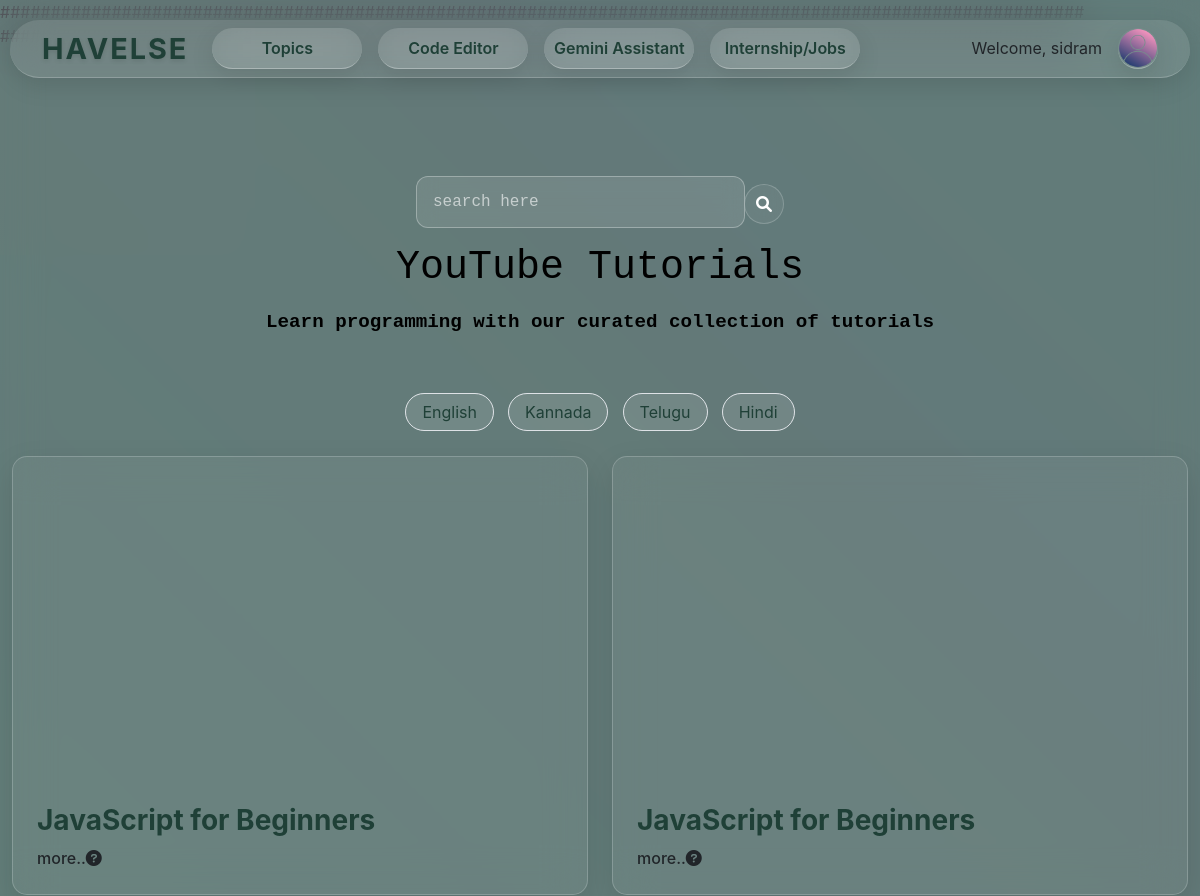
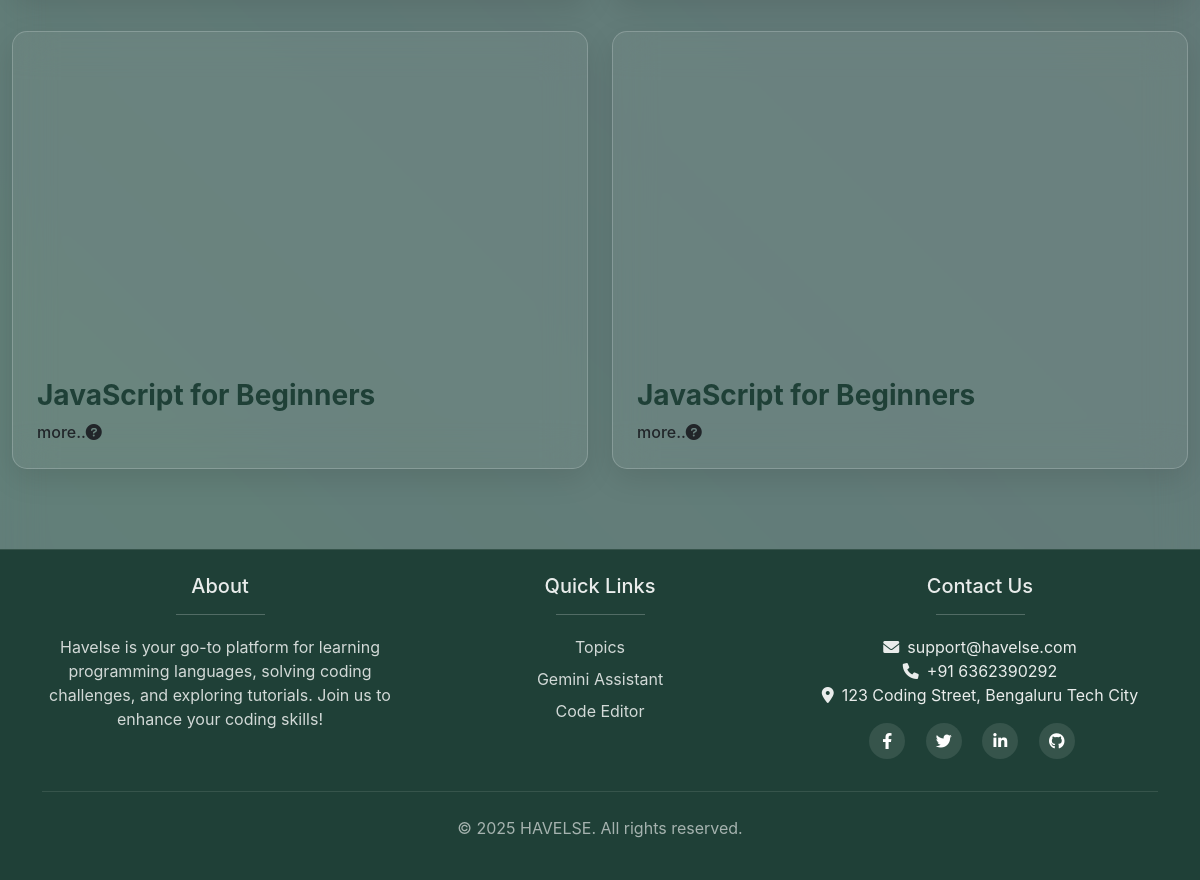
Page /home/video/?slug=javascript-for-beginners (signed in) on the committed database (2 pictures, top to bottom).
### learn/models.py (models this page shows, shortened)
class Languages(models.Model):
    course=models.ForeignKey(Course,on_delete=models.CASCADE,related_name='languages')
    language=models.CharField(max_length=20)

class Playlists(models.Model):
    title=models.ForeignKey(Languages,on_delete=models.CASCADE,related_name='playlists')
    list_id=models.CharField(max_length=100)

class Course(models.Model):
    title = models.CharField(max_length=200)
    subtitle=models.CharField(max_length=500,blank=True)
    slug = models.SlugField(max_length=200, unique=True)
    description = models.TextField(blank=True)
    created_at = models.DateTimeField(auto_now_add=True)
    updated_at = models.DateTimeField(auto_now=True)

### learn/views.py (the view)
# urls.py: path('video/',views.video,name='video'),
@login_required
def video(request):
    slug=request.GET.get('slug')
    l_name=request.GET.get('l_name','English')
    course=Course.objects.get(slug=slug)
    languages=course.languages.all()
    playlist={}
    for item in languages:
        if item.language==l_name:
            playlist=item.playlists.all()
    return render(request,'learn/videos.html',{'languages':languages,'playlist':playlist,'course':course})

### learn/templates/learn/videos.html (shortened to what this page needs)
{% extends 'learn/base.html' %}
{% load static %}
{% block content %}
<div class="tutorial-hero-section">
    <div class="container">
        <div class="row justify-content-center">
            <div class="col-md-8 text-center">
                <form action="{% url 'learn:search' %}" method="POST" class="d-flex">
                    <div class="input-group mb-3 mx-auto" style="width:50%;">
                        <input type="text" class="form-control" name="query" placeholder="search here">
                        <button class="fas fa-search btn" type="submit" id="button-addon2"></button>
                    </div>
                </form>
            </div>
        </div>
    <h1>YouTube Tutorials</h1>
    <p>Learn programming with our curated collection of tutorials</p>
    </div>
</div>
<div class="container">
    <div class="category-filters">
        {% for item in languages %}
        <a href="{% url 'learn:video' %}?slug={{course.slug}}&l_name={{item.language}}" class="filter-btn text-decoration-none">{{ item.language }}</a>
        {% endfor %}
    </div>
</div>
<div class="tutorials-container container">
    <div class="videos-page" id="page1">
        <div class="row">
            {% for play in playlist %}
            <div class="col-lg-6 col-md-12">
                <div class="video-card">
                    <div class="video-container">
                        <iframe src="https://www.youtube.com/embed/videoseries?list={{play.list_id}}" title="YouTube playlist player" allowfullscreen></iframe>
                    </div>
                    <div class="video-info">
                        <h3 class="video-title">{{ course.title }}</h3>
                        <div id="videoInfo">
                        <button class="accordion-button" type="button" data-bs-toggle="collapse" data-bs-target="#collapse{{play.id}}">
                            more..
                            <i class="fas fa-question-circle me-3"></i>
                        </button>
                        </div>
                    </div>
                </div>
            </div>
            {% endfor %}
        </div>
    </div>
</div>
{% endblock %}

### learn/templates/learn/base.html (shortened to what this page needs)
<!DOCTYPE html>
{% load static %}
<html lang="en">
<head>
    <link href="https://cdn.jsdelivr.net/npm/bootstrap@5.3.3/dist/css/bootstrap.min.css" rel="stylesheet">
    <link rel="stylesheet" href="https://cdnjs.cloudflare.com/ajax/libs/font-awesome/6.0.0-beta3/css/all.min.css">
    <link rel="stylesheet" href="{% static 'learn/css/main.css' %}">
</head>
<body>
    <div class="background-animation">
        <div class="blur-layer"></div>
        <div class="wave"></div>
        <div class="wave"></div>
        <div class="wave"></div>
    </div>
        {% if not hide_nav %}
        <nav class="navbar navbar-expand-lg fixed-top" id="hideNav">
            <div class="container">
            <a class="navbar-brand" href="{% url 'learn:home' %}">HAVELSE</a>
            <div class="collapse navbar-collapse" id="mainNav">
                <ul class="navbar-nav me-auto">
                    <li class="nav-item">
                        <a class="nav-link p-2 m-2" href="{% url 'learn:topics' %}">Topics</a>
                    </li>
                    <li class="nav-item">
                        <a class="nav-link p-2 m-2" href="{% url 'learn:code' %}">Code Editor</a>
                    </li>
                    <li class="nav-item">
                        <a class="nav-link p-2 m-2" href="{% url 'learn:chat' %}">Gemini Assistant</a>
                    </li>
                    <li class="nav-item">
                        <a target="_blank" class="nav-link p-2 m-2" href="https://placementdrive.in/links?fbclid=PAZXh0bgNhZW0CMTEAAabL1EuN4zIc9V0YgCyHf6O5ytVIEuH1jqAABe5G32OYE9smKh2Y3xpt2U4_aem_0cBPoTAWkG_YZpzwfWAwyg#google_vignette">Internship/Jobs</a>
                    </li>
                </ul>
                <ul class="navbar-nav ms-auto">
                    <span class="navbar-text text-dark p-2 m-2 d-none d-lg-block">
                        {% if user.is_authenticated %}
                            Welcome, {{ user.username }}
                        {% else %}
                            Welcome, Guest
                        {% endif %}
                    </span>
                <li class="nav-item">
                    <button class="nav-link profile my-2 p-0 bg-transparent" data-bs-toggle="modal" data-bs-target="#profileModal">
                        <img src="{{ user.profile.image.url }}" onerror="this.onerror=null; this.src='learn/images/profile.png';" alt="profile" height="40px" width="40px" class="rounded-circle">
                    </button>
                </li>
                </ul>
            </div>
            </div>
        </nav>
    {% endif %}
###########################################################################################################
    ###########################################################################################################
{% block content %} {% endblock %}
<footer class="footer mt-5 py-4" style="background-color: #1f4037; color: white;">
    <div class="container">
        <div class="row">
            <div class="col-md-4 mb-4 text-center">
                <h5>About</h5><hr class="footer-title w-25 mx-auto">
                <p style="color: rgba(255, 255, 255, 0.8);">Havelse is your go-to platform for learning programming languages, solving coding challenges, and exploring tutorials. Join us to enhance your coding skills!</p>
            </div>
            <div class="col-md-4 mb-4 text-center">
                <h5>Quick Links</h5><hr class="footer-title w-25 mx-auto">
                <ul class="list-unstyled">
                    <li><a href="{% url 'learn:topics' %}" class="footer-links">Topics</a></li>
                    <li><a href="{% url 'learn:chat' %}" class="footer-links">Gemini Assistant</a></li>
                    <li><a href="{% url 'learn:code' %}" class="footer-links">Code Editor</a></li>
                </ul>
            </div>
            <div class="col-md-4 mb-4 text-center">
                <h5>Contact Us</h5><hr class="footer-title w-25 mx-auto">
                <ul class="list-unstyled">
                    <li><i class="fas fa-envelope me-2"></i>support@havelse.com</li>
                    <li><i class="fas fa-phone me-2"></i>+91 6362390292</li>
                    <li><i class="fas fa-map-marker-alt me-2"></i>123 Coding Street, Bengaluru Tech City</li>
                </ul>
                <div class="social-links mt-3">
                    <a href="#" class="text-white me-3"><i class="fab fa-facebook-f"></i></a>
                    <a href="#" class="text-white me-3"><i class="fab fa-twitter"></i></a>
                    <a href="#" class="text-white me-3"><i class="fab fa-linkedin-in"></i></a>
                    <a href="#" class="text-white me-3"><i class="fab fa-github"></i></a>
                </div>
            </div>
        </div>
        <div class="copyright">
            <p>&copy; 2025 HAVELSE. All rights reserved.</p>
        </div>
    </div>
</footer>
</body>
</html>

### learn/static/learn/css/main.css (style rules this page uses)
* { margin: 0; padding: 0; box-sizing: border-box; }
body { font-family: -apple-system, BlinkMacSystemFont, 'Segoe UI', Roboto, Oxygen, Ubuntu, Cantarell, sans-serif; background: linear-gradient(135deg, #437064 0%, #437064 100%); overflow-x: hidden; position: relative; }
.background-animation { position: fixed; top: 0; left: 0; width: 100%; height: 100%; z-index: 0; pointer-events: none; }
.wave { position: absolute; opacity: 0.1; width: 200%; height: 200%; background: linear-gradient(45deg, #FF9A9E, #FAD0C4, #fba3e2, #A6C1EE); animation: wave 15s infinite linear; -webkit-animation: wave 15s infinite linear; transform-origin: 50% 50%; will-change: transform, opacity; transform: translateZ(0); }
.wave:nth-child(2) { animation-delay: -5s; -webkit-animation-delay: -5s; opacity: 0.05; background: linear-gradient(45deg, #f9a48c, #FF9A9E, #A6C1EE, #f8a4e0); }
.wave:nth-child(3) { animation-delay: -10s; -webkit-animation-delay: -10s; opacity: 0.07; background: linear-gradient(45deg, #faa3e1, #A6C1EE, #FF9A9E, #FAD0C4); }
.blur-layer { position: absolute; width: 100%; height: 100%; backdrop-filter: blur(20px); -webkit-backdrop-filter: blur(20px); z-index: 1; }
.navbar { position: fixed; top: 20px; left: 0; right: 0; z-index: 1030; margin: 0 auto; width: 95%; background: rgba(255, 255, 255, 0.1) !important; backdrop-filter: blur(20px); -webkit-backdrop-filter: blur(20px); border-bottom: 1px solid rgba(255, 255, 255, 0.2); border-radius: 30px !important; box-shadow: 0 8px 24px rgba(0, 0, 0, 0.1); transition: all 0.3s ease; padding: 0 0; }
.navbar-brand { font-size: 1.8rem; font-weight: 700; color: #1f4037 !important; text-shadow: 0 2px 4px rgba(0, 0, 0, 0.1); letter-spacing: 2px; }
.nav-link { background: rgba(255, 255, 255, 0.1); backdrop-filter: blur(20px); -webkit-backdrop-filter: blur(20px); border-bottom: 1px solid rgba(255, 255, 255, 0.3); color: #1f4037; padding: 1rem 1rem; border-radius: 50px; box-shadow: 0 8px 24px rgba(0, 0, 0, 0.1); font-weight: 600; text-decoration: none; transition: all 0.3s ease; position: relative; overflow: hidden; display: flex; justify-content: center; align-items: center; width: 150px; text-align: center; }
.nav-link::before { content: ''; position: absolute; top: 0; left: 0; width: 100%; height: 100%; background: rgba(255, 255, 255, 0.2); transform: scaleX(0); transform-origin: right; transition: transform 0.3s ease; border-radius: 20px; }
.profile { width:40px; }
@media (min-width: 992px) { #hideNav { position: absolute; top: 20px; transition: all 0.3s ease; transform: translate3d(0, 0, 0); -webkit-backface-visibility: hidden; backface-visibility: hidden; } }
@media (max-width: 1200px) { .navbar { width: calc(100% - 20px); } }
@media (max-width: 1200px) { .profile { width:40px; } }
.form-control { background: rgba(255, 255, 255, 0.1) !important; border: 1px solid rgba(255, 255, 255, 0.3) !important; border-radius: 12px !important; color: white !important; padding: 0.8rem 1rem !important; backdrop-filter: blur(10px); -webkit-backdrop-filter: blur(10px); }
.form-control::placeholder { color: rgba(255, 255, 255, 0.6) !important; }
.footer { background: #1f4037 !important; backdrop-filter: blur(20px); -webkit-backdrop-filter: blur(20px); border-top: 1px solid rgba(255, 255, 255, 0.1); color: rgba(255, 255, 255, 0.9) !important; padding: 3rem 0; }
.footer-title { font-weight: 600; margin-bottom: 1.2rem; }
.footer-links { color: rgba(255, 255, 255, 0.8); text-decoration: none; display: block; margin-bottom: 0.5rem; transition: all 0.3s ease; }
.social-links a { display: inline-block; width: 36px; height: 36px; background-color: rgba(255, 255, 255, 0.1); text-align: center; line-height: 36px; border-radius: 50%; margin-right: 10px; transition: all 0.3s ease; }
.copyright { margin-top: 0.5rem; padding-top: 1.5rem; border-top: 1px solid rgba(255, 255, 255, 0.1); text-align: center; color: rgba(255, 255, 255, 0.6); }

### rows in the picture
Languages: language "English"
Languages: language "Kannada"
Languages: language "Telugu"
Languages: language "Hindi"
Course: title "JavaScript for Beginners"

### other values in the picture
{{ user.username }} "sidram"
